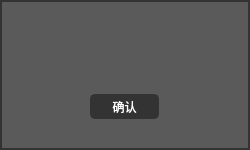
<?xml version="1.0" encoding="UTF-8"?>
<ui version="4.0">
 <class>Error</class>
 <widget class="QDialog" name="Error">
  <property name="geometry">
   <rect>
    <x>0</x>
    <y>0</y>
    <width>250</width>
    <height>150</height>
   </rect>
  </property>
  <property name="minimumSize">
   <size>
    <width>250</width>
    <height>150</height>
   </size>
  </property>
  <property name="maximumSize">
   <size>
    <width>300</width>
    <height>150</height>
   </size>
  </property>
  <property name="windowTitle">
   <string>Dialog</string>
  </property>
  <layout class="QHBoxLayout" name="horizontalLayout">
   <property name="spacing">
    <number>0</number>
   </property>
   <property name="leftMargin">
    <number>0</number>
   </property>
   <property name="topMargin">
    <number>0</number>
   </property>
   <property name="rightMargin">
    <number>0</number>
   </property>
   <property name="bottomMargin">
    <number>0</number>
   </property>
   <item>
    <widget class="QFrame" name="frame">
     <property name="styleSheet">
      <string notr="true">background:rgb(51,51,51);</string>
     </property>
     <property name="frameShape">
      <enum>QFrame::NoFrame</enum>
     </property>
     <property name="frameShadow">
      <enum>QFrame::Plain</enum>
     </property>
     <layout class="QVBoxLayout" name="verticalLayout">
      <property name="spacing">
       <number>0</number>
      </property>
      <property name="leftMargin">
       <number>2</number>
      </property>
      <property name="topMargin">
       <number>2</number>
      </property>
      <property name="rightMargin">
       <number>2</number>
      </property>
      <property name="bottomMargin">
       <number>2</number>
      </property>
      <item>
       <widget class="QFrame" name="frame_top">
        <property name="minimumSize">
         <size>
          <width>0</width>
          <height>55</height>
         </size>
        </property>
        <property name="maximumSize">
         <size>
          <width>16777215</width>
          <height>55</height>
         </size>
        </property>
        <property name="styleSheet">
         <string notr="true">background:rgb(91,90,90);</string>
        </property>
        <property name="frameShape">
         <enum>QFrame::NoFrame</enum>
        </property>
        <property name="frameShadow">
         <enum>QFrame::Plain</enum>
        </property>
        <layout class="QHBoxLayout" name="horizontalLayout_2">
         <property name="spacing">
          <number>5</number>
         </property>
         <property name="leftMargin">
          <number>15</number>
         </property>
         <property name="topMargin">
          <number>5</number>
         </property>
         <property name="rightMargin">
          <number>0</number>
         </property>
         <property name="bottomMargin">
          <number>0</number>
         </property>
         <item>
          <widget class="QLabel" name="lab_heading">
           <property name="font">
            <font>
             <family>Segoe UI</family>
             <pointsize>12</pointsize>
            </font>
           </property>
           <property name="styleSheet">
            <string notr="true">color:rgb(255,255,255);</string>
           </property>
           <property name="text">
            <string/>
           </property>
           <property name="wordWrap">
            <bool>true</bool>
           </property>
          </widget>
         </item>
        </layout>
       </widget>
      </item>
      <item>
       <widget class="QFrame" name="frame_bottom">
        <property name="styleSheet">
         <string notr="true">background:rgb(91,90,90);</string>
        </property>
        <property name="frameShape">
         <enum>QFrame::NoFrame</enum>
        </property>
        <property name="frameShadow">
         <enum>QFrame::Plain</enum>
        </property>
        <layout class="QGridLayout" name="gridLayout">
         <property name="bottomMargin">
          <number>0</number>
         </property>
         <item row="0" column="0">
          <widget class="QPushButton" name="bn_ok">
           <property name="minimumSize">
            <size>
             <width>69</width>
             <height>25</height>
            </size>
           </property>
           <property name="maximumSize">
            <size>
             <width>69</width>
             <height>25</height>
            </size>
           </property>
           <property name="styleSheet">
            <string notr="true">QPushButton {
	border: 2px solid rgb(51,51,51);
	border-radius: 5px;	
	color:rgb(255,255,255);
	background-color: rgb(51,51,51);
}
QPushButton:hover {
	border: 2px solid rgb(0,143,150);
	background-color: rgb(0,143,150);
}
QPushButton:pressed {	
	border: 2px solid rgb(0,143,150);
	background-color: rgb(51,51,51);
}
</string>
           </property>
           <property name="text">
            <string>确认</string>
           </property>
          </widget>
         </item>
        </layout>
       </widget>
      </item>
     </layout>
    </widget>
   </item>
  </layout>
 </widget>
 <resources/>
 <connections/>
</ui>
